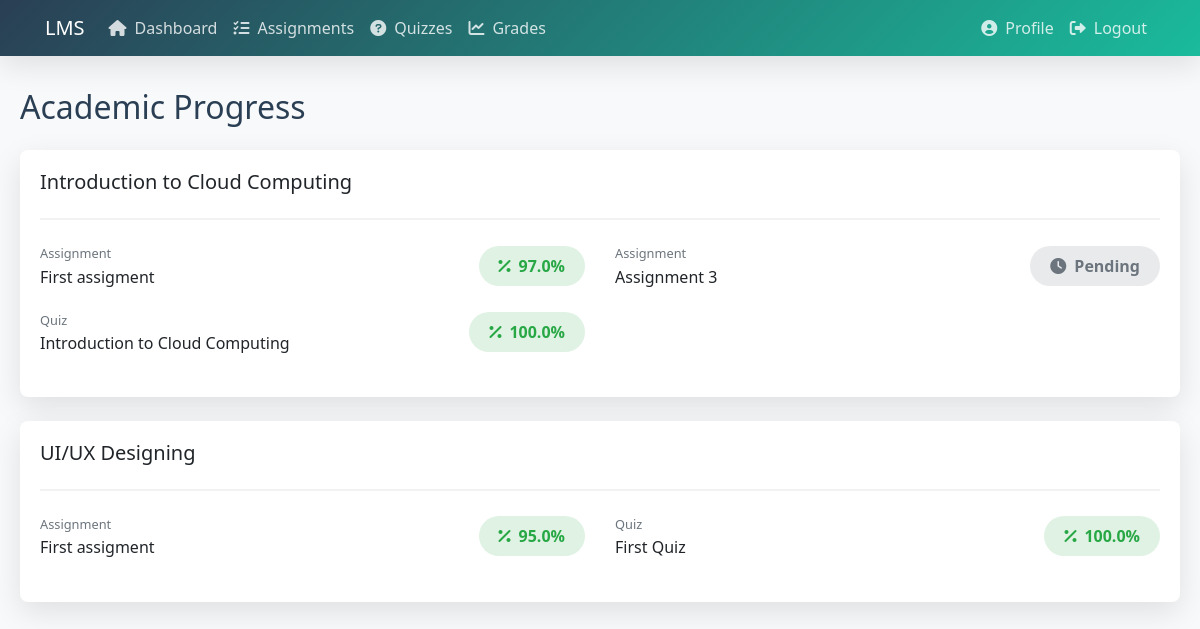
/grades.php (signed in), run on the app's committed database.
### tables this page shows
CREATE TABLE IF NOT EXISTS `assignments` (
  `assignment_id` int NOT NULL AUTO_INCREMENT,
  `course_id` int NOT NULL,
  `title` varchar(150) NOT NULL,
  `description` text,
  `due_date` datetime DEFAULT NULL,
  `created_at` timestamp NOT NULL DEFAULT CURRENT_TIMESTAMP,
  PRIMARY KEY (`assignment_id`),
  KEY `course_id` (`course_id`),
  KEY `idx_assignments_due` (`due_date`)
);

CREATE TABLE IF NOT EXISTS `quizzes` (
  `quiz_id` int NOT NULL AUTO_INCREMENT,
  `course_id` int NOT NULL,
  `title` varchar(150) NOT NULL,
  `description` text,
  `created_at` timestamp NOT NULL DEFAULT CURRENT_TIMESTAMP,
  PRIMARY KEY (`quiz_id`),
  KEY `course_id` (`course_id`)
);

### grades.php (the view, shortened to what this page needs)
<?php
require_once "config/database.php";
$user_id = $_SESSION["id"];
$role    = $_SESSION["role"];
$grades  = [];
if ($role === "student") {
    $sql_assign = "
        SELECT
            c.title        AS course_title,
            a.title        AS item_title,
            (
                SELECT grade
                FROM submissions s
                WHERE s.student_id = ?
                  AND s.assignment_id = a.assignment_id
                ORDER BY submitted_at DESC
                LIMIT 1
            )               AS grade_value,
            'Assignment'   AS item_type
        FROM enrollments e
        JOIN courses c     ON e.course_id     = c.course_id
        JOIN assignments a ON c.course_id     = a.course_id
        WHERE e.user_id    = ?
    ";
    $sql_quiz = "
        SELECT
            c.title        AS course_title,
            q.title        AS item_title,
            (
                SELECT grade_value
                FROM grades g
                WHERE g.user_id = ?
                  AND g.quiz_id = q.quiz_id
                ORDER BY graded_at DESC
                LIMIT 1
            )               AS grade_value,
            'Quiz'         AS item_type
        FROM enrollments e
        JOIN courses c   ON e.course_id = c.course_id
        JOIN quizzes q   ON c.course_id = q.course_id
        WHERE e.user_id  = ?
    ";
    foreach ([ $sql_assign, $sql_quiz ] as $sql) {
        if ($stmt = mysqli_prepare($conn, $sql)) {
            mysqli_stmt_bind_param($stmt, "ii", $user_id, $user_id);
            mysqli_stmt_execute($stmt);
            $res = mysqli_stmt_get_result($stmt);
            while ($row = mysqli_fetch_assoc($res)) {
                $grades[] = $row;
            }
        }
    }
}
else {
}
?>
<!DOCTYPE html>
<html lang="en">
<head>
  <link rel="stylesheet" href="https://stackpath.bootstrapcdn.com/bootstrap/4.5.2/css/bootstrap.min.css">
  <link rel="stylesheet" href="https://cdnjs.cloudflare.com/ajax/libs/font-awesome/6.0.0/css/all.min.css">
</head>
<body>
<nav class="navbar navbar-expand-lg navbar-dark">
  <div class="container">
    <a class="navbar-brand" href="#">LMS</a>
    <div class="collapse navbar-collapse">
      <ul class="navbar-nav mr-auto">
        <li class="nav-item">
          <a class="nav-link" href="index.php">
            <i class="fas fa-home"></i>Dashboard
          </a>
        </li>
        <li class="nav-item">
          <a class="nav-link" href="assignments.php">
            <i class="fas fa-tasks"></i>Assignments
          </a>
        </li>
        <li class="nav-item">
          <a class="nav-link" href="quizzes.php">
            <i class="fas fa-question-circle"></i>Quizzes
          </a>
        </li>
        <li class="nav-item active">
          <a class="nav-link" href="grades.php">
            <i class="fas fa-chart-line"></i>Grades
          </a>
        </li>
      </ul>
      <ul class="navbar-nav">
        <li class="nav-item">
          <a class="nav-link" href="profile.php">
            <i class="fas fa-user-circle"></i>Profile
          </a>
        </li>
        <li class="nav-item">
          <a class="nav-link" href="logout.php">
            <i class="fas fa-sign-out-alt"></i>Logout
          </a>
        </li>
      </ul>
    </div>
  </div>
</nav>
<div class="wrapper">
  <h2 class="mb-4" style="color: var(--primary-color);">Academic Progress</h2>
  <?php if (empty($grades)): ?>
    <div class="alert alert-info">No grades available yet.</div>
  <?php else: ?>
    <?php
      $by_course = [];
      foreach ($grades as $r) {
        $by_course[$r['course_title']][] = $r;
      }
    ?>
    <?php foreach ($by_course as $course => $items): ?>
      <div class="grade-card">
        <div class="card-body">
          <div class="course-header">
            <h5><?= htmlspecialchars($course) ?></h5>
          </div>
          <div class="row">
            <?php foreach ($items as $row): ?>
              <div class="col-md-6 mb-4">
                <div class="d-flex justify-content-between align-items-center">
                  <div>
                    <div class="text-muted small mb-1">
                      <?= htmlspecialchars($row['item_type']) ?>
                    </div>
                    <h6 class="mb-0"><?= htmlspecialchars($row['item_title']) ?></h6>
                  </div>
                  <?php if ($row['grade_value'] !== null):
                    $score = floatval($row['grade_value']);
                    if ($score >= 90) $cl = 'grade-a';
                    elseif ($score >= 80) $cl = 'grade-b';
                    elseif ($score >= 70) $cl = 'grade-c';
                    elseif ($score >= 60) $cl = 'grade-d';
                    else $cl = 'grade-f';
                  ?>
                    <div class="grade-badge <?= $cl ?>">
                      <i class="fas fa-percent"></i>
                      <?= number_format($score, 1) ?>%
                    </div>
                  <?php else: ?>
                    <div class="grade-badge not-attempted">
                      <i class="fas fa-clock"></i>
                      Pending
                    </div>
                  <?php endif; ?>
                </div>
              </div>
            <?php endforeach; ?>
          </div>
        </div>
      </div>
    <?php endforeach; ?>
  <?php endif; ?>
</div>
</body>
</html>

### grades.php (style rules this page uses)
:root { --primary-color: #2A3F54; --secondary-color: #1ABB9C; --accent-color: #337AB7; --border-radius: 8px; --box-shadow: 0 10px 30px rgba(0,0,0,0.1); --transition: all 0.3s ease; }
body { font-family: 'Segoe UI', system-ui, -apple-system, sans-serif; background: #f8f9fa; }
.navbar { background: linear-gradient(135deg, var(--primary-color), var(--secondary-color)) !important; box-shadow: var(--box-shadow); }
.wrapper { max-width: 1200px; margin: 2rem auto; padding: 0 20px; }
.grade-card { background: white; border: none; border-radius: var(--border-radius); box-shadow: var(--box-shadow); margin-bottom: 1.5rem; transition: var(--transition); }
.grade-badge { padding: 8px 20px; border-radius: 20px; font-weight: 600; display: inline-flex; align-items: center; gap: 8px; }
.grade-a { background: rgba(40, 167, 69, 0.15); color: #28a745; }
.not-attempted { background: rgba(108, 117, 125, 0.15); color: #6c757d; }
.nav-link { color: rgba(255,255,255,0.8) !important; transition: var(--transition); display: flex; align-items: center; gap: 8px; }
.course-header { border-bottom: 2px solid rgba(0,0,0,0.05); padding-bottom: 1rem; margin-bottom: 1.5rem; }

### data on the page
assignments: item_type "Assignment", title "First assigment", score "97.0"
assignments: item_type "Assignment", title "Assignment 3", shows "Pending"
quizzes: item_type "Quiz", title "Introduction to Cloud Computing", score "100.0"
assignments: item_type "Assignment", title "First assigment", score "95.0"
quizzes: item_type "Quiz", title "First Quiz", score "100.0"

### other printed values
$course "Introduction to Cloud Computing"
$course "UI/UX Designing"
